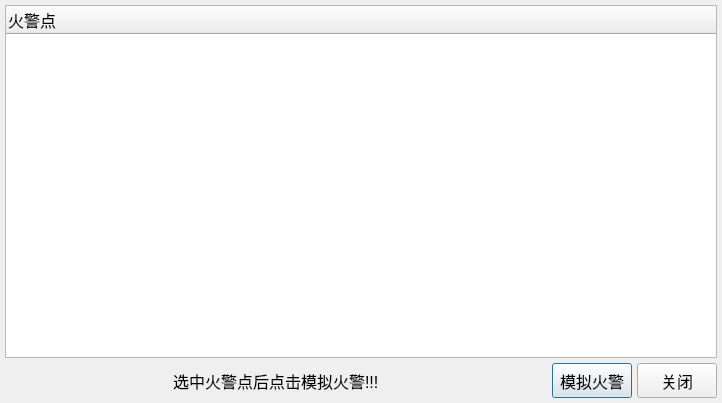
<?xml version="1.0" encoding="UTF-8"?>
<ui version="4.0">
 <class>dlgHandFireView</class>
 <widget class="QDialog" name="dlgHandFireView">
  <property name="geometry">
   <rect>
    <x>0</x>
    <y>0</y>
    <width>722</width>
    <height>403</height>
   </rect>
  </property>
  <property name="sizePolicy">
   <sizepolicy hsizetype="Fixed" vsizetype="Fixed">
    <horstretch>0</horstretch>
    <verstretch>0</verstretch>
   </sizepolicy>
  </property>
  <property name="minimumSize">
   <size>
    <width>0</width>
    <height>0</height>
   </size>
  </property>
  <property name="maximumSize">
   <size>
    <width>16777215</width>
    <height>16777215</height>
   </size>
  </property>
  <property name="font">
   <font>
    <pointsize>12</pointsize>
   </font>
  </property>
  <property name="windowTitle">
   <string>Dialog</string>
  </property>
  <property name="inputMethodHints">
   <set>Qt::ImhNone</set>
  </property>
  <layout class="QVBoxLayout" name="verticalLayout">
   <property name="spacing">
    <number>5</number>
   </property>
   <property name="margin">
    <number>5</number>
   </property>
   <item>
    <widget class="QTreeWidget" name="treeWidget">
     <property name="font">
      <font>
       <pointsize>12</pointsize>
      </font>
     </property>
     <column>
      <property name="text">
       <string>火警点</string>
      </property>
      <property name="font">
       <font>
        <pointsize>12</pointsize>
       </font>
      </property>
     </column>
    </widget>
   </item>
   <item>
    <layout class="QHBoxLayout" name="horizontalLayout">
     <item>
      <spacer name="horizontalSpacer_2">
       <property name="orientation">
        <enum>Qt::Horizontal</enum>
       </property>
       <property name="sizeHint" stdset="0">
        <size>
         <width>40</width>
         <height>20</height>
        </size>
       </property>
      </spacer>
     </item>
     <item>
      <widget class="QLabel" name="label">
       <property name="text">
        <string>选中火警点后点击模拟火警!!!</string>
       </property>
      </widget>
     </item>
     <item>
      <spacer name="horizontalSpacer">
       <property name="orientation">
        <enum>Qt::Horizontal</enum>
       </property>
       <property name="sizeHint" stdset="0">
        <size>
         <width>40</width>
         <height>20</height>
        </size>
       </property>
      </spacer>
     </item>
     <item>
      <widget class="QPushButton" name="pushButton_fire">
       <property name="minimumSize">
        <size>
         <width>80</width>
         <height>35</height>
        </size>
       </property>
       <property name="font">
        <font>
         <pointsize>12</pointsize>
        </font>
       </property>
       <property name="text">
        <string>模拟火警</string>
       </property>
       <property name="checkable">
        <bool>false</bool>
       </property>
      </widget>
     </item>
     <item>
      <widget class="QPushButton" name="pushButton_close">
       <property name="minimumSize">
        <size>
         <width>60</width>
         <height>35</height>
        </size>
       </property>
       <property name="text">
        <string>关闭</string>
       </property>
      </widget>
     </item>
    </layout>
   </item>
  </layout>
 </widget>
 <resources/>
 <connections/>
</ui>
